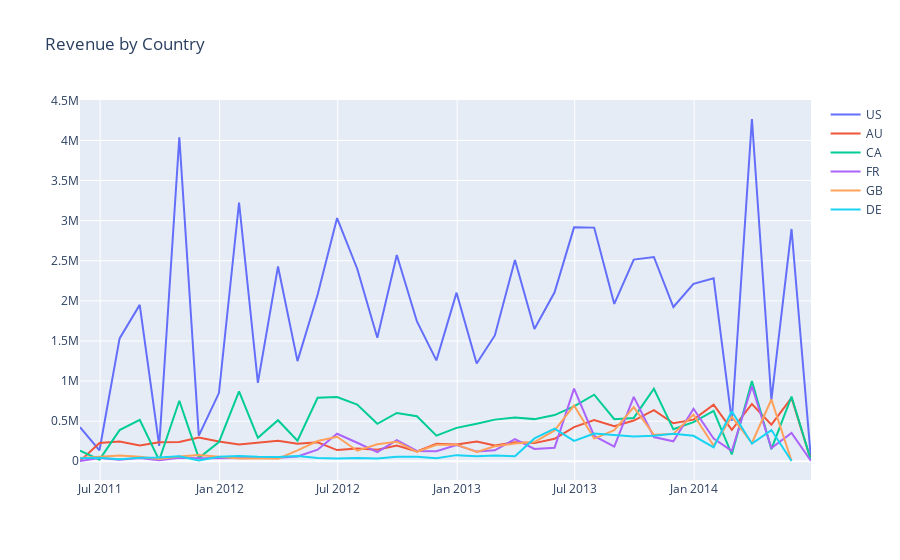

This figure's notebook cell:
### Code cell
data_US=go.Scatter(x=df_US.index,
    y= df_US['TotalDue'],name='US')
data_AU=go.Scatter(x=df_AU.index,
    y= df_AU['TotalDue'],name='AU')
data_CA=go.Scatter(x=df_CA.index,
    y= df_CA['TotalDue'],name='CA')
data_FR=go.Scatter(x=df_AU.index,
    y= df_FR['TotalDue'],name='FR')
data_GB=go.Scatter(x=df_US.index,
    y= df_GB['TotalDue'],name='GB')
data_DE=go.Scatter(x=df_AU.index,
    y= df_DE['TotalDue'],name='DE')

data=[data_US,data_AU,data_CA,data_FR,data_GB,data_DE]
layout=go.Layout(title="Revenue by Country")
fig=go.Figure(data, layout)
fig.show()
